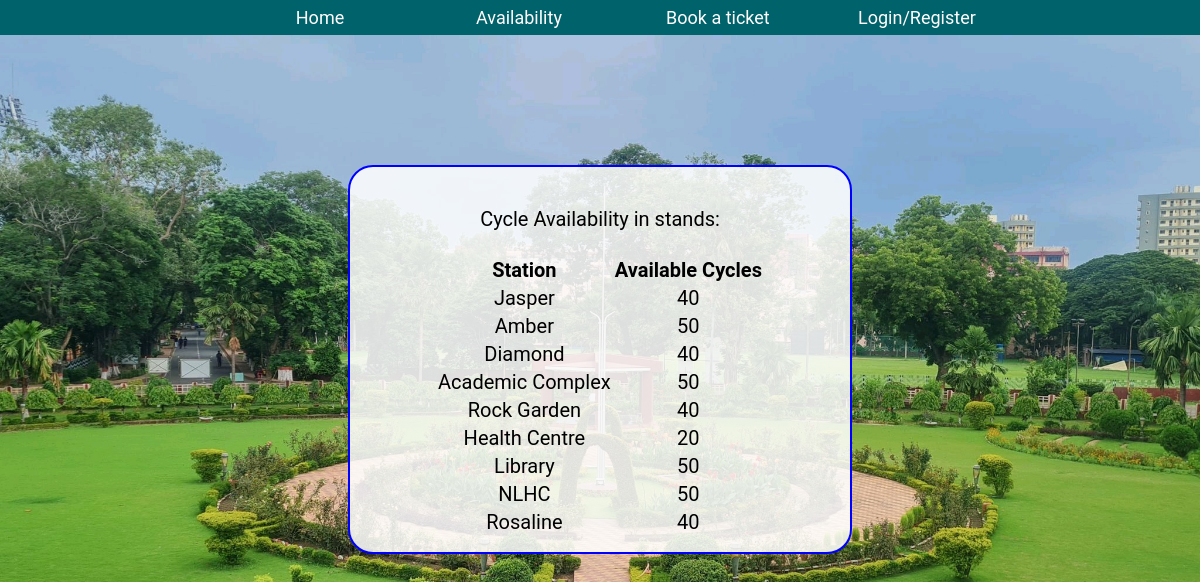
/cycle_avail.php, run on the app's committed database.
### tables this page shows
CREATE TABLE IF NOT EXISTS `cycle_station` (
  `s_no` int(11) NOT NULL ,
  `s_name` varchar(30) DEFAULT NULL,
  `s_no_of_cycles` int(11) DEFAULT 50,
  PRIMARY KEY (`s_no`)
);

### cycle_avail.php (the view, shortened to what this page needs)
<!DOCTYPE html>
<html>
<head>
</head>
<body>
<?php
include("header.php"); ?>
<center>
	<div id="pnr">Cycle Availability in stands:<br/><br/>
	<?php
$conn = mysqli_connect("localhost","root","","rental_cycle_database");
	$sql = "SELECT s_name, s_no_of_cycles FROM cycle_station";
$result = $conn->query($sql);
if ($result->num_rows > 0) {
  echo "<table><tr><th>Station</th><th>Available Cycles</th></tr>";
  while($row = $result->fetch_assoc()) {
    echo "<tr><td>".$row["s_name"]."</td><td>".$row["s_no_of_cycles"]."</td></tr>";
  }
  echo "</table>";
} else {
  echo "0 results";
}
    ?>
	</div>
</center>
</body>
</html>

### header.php (shortened to what this page needs)
<!DOCTYPE html>
<html>
<head>
  <link rel="stylesheet" href="s1.css" type="text/css">
</head>
<body link="white" alink="white" vlink="white">
  <div class="container dark">
    <div class="wrapper">
      <div class="Menu">
        <ul id="navmenu">
          <li><A HREF="index.php">Home</A></li>
          <li><A HREF="cycle_avail.php">Availability</A></li>
          <li><a href="booktkt.php">Book a ticket</a></li>
          <li>
            <?php
            if (isset($_SESSION['user_info'])) {
              echo '<div id="dropdown">' . $_SESSION['user_info'] . '<div id="Logout" style="display:none">Logout</div>';
            } else
              echo '<A HREF="register.php">Login/Register</A>';
            ?>
          </li>
        </ul>
      </div>
    </div>
  </div>
</body>
</html>

### style.css (style rules this page uses)
P,FOOTER,tr { text-align: center; }
table { margin: auto; }
* { max-width: 100%; height: auto; font-family: 'Roboto', sans-serif; }

### s1.css (style rules this page uses)
.container { width: 100%; }
.wrapper { width: 900px; margin: auto; }
.dark { background-color: hsl(185, 100%, 21%); }
* { margin: 0px; }
ul li { width: 130px; display: inline-block; height: 35px; line-height: 35px; text-align: center; cursor: pointer; margin-left: 65px; }
ul li a { color: white; text-decoration: none; display: block; }

### cycle_avail.php (style rules this page uses)
#pnr { font-size: 20px; background-color: #ffffffdb; width: 500px; height: 325px; margin: auto; border-radius: 25px; border: 2px solid blue; margin: auto; position: absolute; left: 0; right: 0; padding-top: 40px; padding-bottom:20px; margin-top: 130px; }
html { background: url(img/oval.jpeg) no-repeat center center fixed; -webkit-background-size: cover; -moz-background-size: cover; -o-background-size: cover; background-size: cover; }

### header.php (style rules this page uses)
li { font-family: sans-serif; font-size: 18px; }

### data on the page
cycle_station: s_name "Jasper", s_no_of_cycles "40"
cycle_station: s_name "Amber", s_no_of_cycles "50"
cycle_station: s_name "Diamond", s_no_of_cycles "40"
cycle_station: s_name "Academic Complex", s_no_of_cycles "50"
cycle_station: s_name "Rock Garden", s_no_of_cycles "40"
cycle_station: s_name "Health Centre", s_no_of_cycles "20"
cycle_station: s_name "Library", s_no_of_cycles "50"
cycle_station: s_name "NLHC", s_no_of_cycles "50"
cycle_station: s_name "Rosaline", s_no_of_cycles "40"
